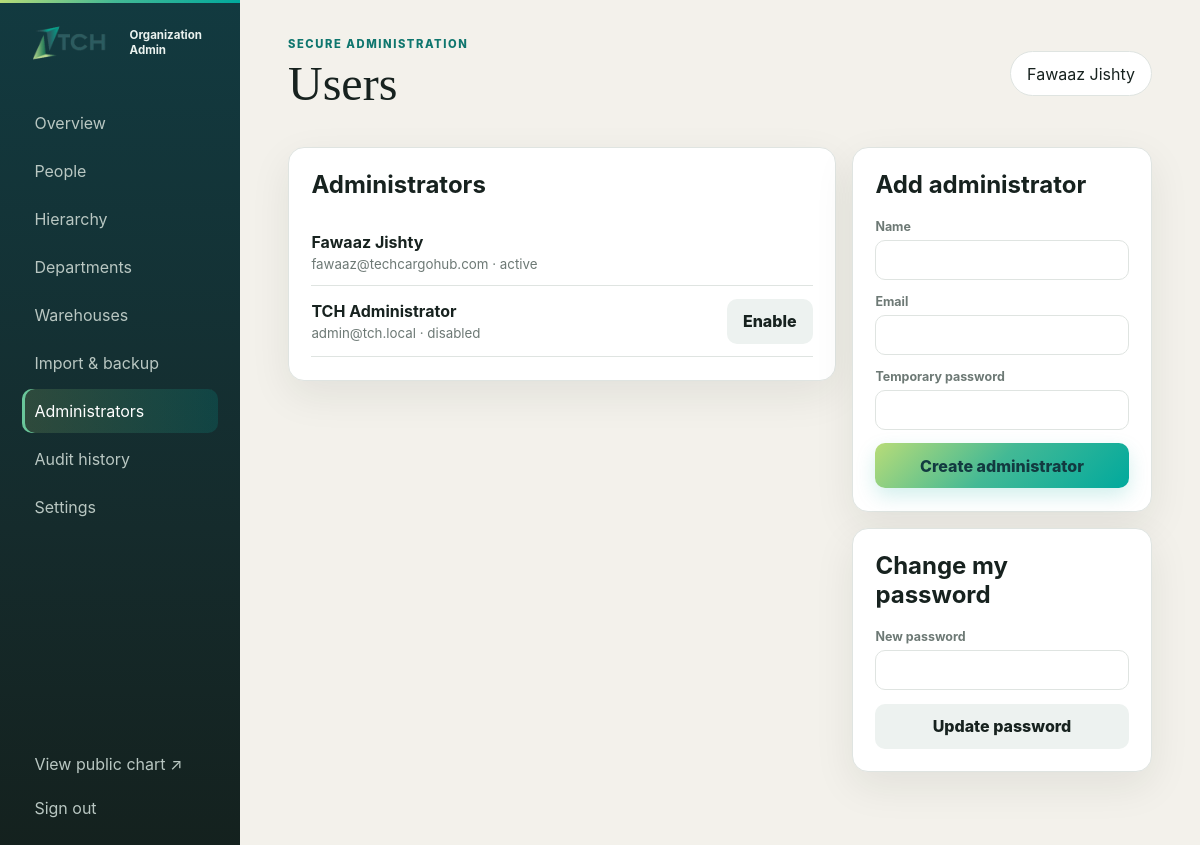
Page /admin/?page=users (signed in) on the committed database.
### tables this page shows
CREATE TABLE users (
    id INTEGER PRIMARY KEY AUTOINCREMENT,
    name TEXT NOT NULL,
    email TEXT NOT NULL UNIQUE,
    password_hash TEXT NOT NULL,
    status TEXT NOT NULL DEFAULT 'active' CHECK(status IN ('active','disabled')),
    force_password_change INTEGER NOT NULL DEFAULT 1,
    last_login_at TEXT,
    created_at TEXT NOT NULL DEFAULT CURRENT_TIMESTAMP,
    updated_at TEXT NOT NULL DEFAULT CURRENT_TIMESTAMP
);

### app/security.php (called while the page is built, shortened)
<?php
function e(mixed $value): string
{
    return htmlspecialchars((string) $value, ENT_QUOTES | ENT_SUBSTITUTE, 'UTF-8');
}
function current_user(): ?array
{
    $stmt = db()->prepare("SELECT id, name, email, status, force_password_change, last_login_at FROM users WHERE id = ? AND status = 'active'");
    $stmt->execute([(int) $_SESSION['user_id']]);
    return $stmt->fetch() ?: null;
}

### app/database.php (called while the page is built, shortened)
<?php
function db(): PDO
{
    static $pdo;
    if ($pdo instanceof PDO) {
        return $pdo;
    }
    $pdo = new PDO('sqlite:' . DB_PATH, null, null, [
        PDO::ATTR_ERRMODE => PDO::ERRMODE_EXCEPTION,
        PDO::ATTR_DEFAULT_FETCH_MODE => PDO::FETCH_ASSOC,
        PDO::ATTR_EMULATE_PREPARES => false,
    ]);
    $pdo->exec('PRAGMA foreign_keys = ON');
    $pdo->exec('PRAGMA journal_mode = WAL');
    $pdo->exec('PRAGMA busy_timeout = 5000');
    return $pdo;
}

### admin/index.php (the view, shortened to what this page needs)
<?php
$user = current_user();
?>
<?php exit; endif;
$page = $_GET['page'] ?? 'dashboard';
$people=personnel(true);$departments=departments();$warehouses=warehouses();$config=settings();$hierarchyIssues=hierarchy_issues();$peopleById=[];
$active=count(array_filter($people,fn($p)=>$p['status']==='active'));$archived=count($people)-$active;
?>
<!doctype html><html lang="en"><head><link rel="stylesheet" href="/assets/css/admin.css"><link rel="stylesheet" href="/assets/css/admin-extra.css"><link rel="stylesheet" href="/assets/css/admin-brand.css"><link rel="stylesheet" href="/assets/css/admin-polish.css"></head><body>
<aside class="sidebar"><a class="admin-brand" href="/admin/"><img src="/assets/tch-logo.png" alt="TCH"><strong>Organization Admin</strong></a><nav>
<?php foreach(['dashboard'=>'Overview','people'=>'People','hierarchy'=>'Hierarchy','departments'=>'Departments','warehouses'=>'Warehouses','import'=>'Import & backup','users'=>'Administrators','audit'=>'Audit history','settings'=>'Settings'] as $key=>$label): ?><a class="<?= $page===$key?'active':'' ?>" href="?page=<?= $key ?>"><?= e($label) ?></a><?php endforeach; ?></nav>
<a href="/" class="view-site">View public chart ↗</a><form method="post"><button class="link-button">Sign out</button></form></aside>
<main class="admin-main"><header class="admin-header"><div><span class="eyebrow">Secure administration</span><h1><?= e(ucfirst($page)) ?></h1></div><div class="user-pill"><?= e($user['name']) ?></div></header>
<?php if($page==='dashboard'):?><section class="metrics"><article><span>Active people</span><strong><?= $active ?></strong></article><article><span>Departments</span><strong><?= count($departments) ?></strong></article><article><span>Warehouses</span><strong><?= count(array_filter($warehouses,fn($w)=>$w['status']==='active')) ?></strong></article><article><span>Archived</span><strong><?= $archived ?></strong></article></section><section class="panel"><h2>Hierarchy health</h2><p>The canonical organization structure is stored in SQLite with validated reporting lines, warehouse assignments, transaction-safe writes, and audit history.</p><a class="primary inline" href="?page=people">Manage people</a></section>
<?php elseif($page==='users'):?><section class="split"><div class="panel"><h2>Administrators</h2><?php foreach(db()->query('SELECT id,name,email,status,last_login_at FROM users ORDER BY name') as $u):?><div class="user-row"><div><strong><?= e($u['name']) ?></strong><small><?= e($u['email']) ?> · <?= e($u['status']) ?></small></div><?php if($u['id']!=$user['id']):?><form method="post"><input type="hidden" name="csrf_token" value="<?= e(csrf_token()) ?>"><input type="hidden" name="action" value="toggle_user"><input type="hidden" name="id" value="<?= $u['id'] ?>"><input type="hidden" name="status" value="<?= $u['status']==='active'?'disabled':'active' ?>"><button class="secondary"><?= $u['status']==='active'?'Disable':'Enable' ?></button></form><?php endif;?></div><?php endforeach;?></div><div><section class="panel"><h2>Add administrator</h2><form method="post"><input type="hidden" name="csrf_token" value="<?= e(csrf_token()) ?>"><input type="hidden" name="action" value="save_user"><label>Name<input name="name" required></label><label>Email<input type="email" name="email" required></label><label>Temporary password<input type="password" name="password" minlength="12" required></label><button class="primary">Create administrator</button></form></section><section class="panel"><h2>Change my password</h2><form method="post"><input type="hidden" name="csrf_token" value="<?= e(csrf_token()) ?>"><input type="hidden" name="action" value="change_password"><label>New password<input type="password" name="password" minlength="12" required></label><button class="secondary">Update password</button></form></section></div></section>
<?php endif;?>
</main><script src="/assets/js/admin.js"></script></body></html>

### assets/css/admin.css (style rules this page uses)
:root { --ink:#17221f;--muted:#6d7975;--paper:#f3f1eb;--surface:#fff;--line:#dfe4e1;--emerald:#0f766e;--danger:#a63d40;--radius:16px;--shadow:0 14px 40px rgba(23,34,31,.08) }
* { box-sizing:border-box }
body { margin:0;background:var(--paper);color:var(--ink);font-family:Inter,system-ui,sans-serif }
button,input,select,textarea { font:inherit }
a { color:var(--emerald) }
.sidebar { position:fixed;inset:0 auto 0 0;width:240px;background:#15211e;color:#eaf2ef;padding:1.4rem;display:flex;flex-direction:column }
.admin-brand { display:flex;align-items:center;gap:.7rem;color:inherit;text-decoration:none }
.sidebar nav { display:grid;gap:.25rem;margin:2.4rem 0 }
.sidebar nav a,.view-site,.link-button { border:0;background:none;color:#b9c7c2;text-decoration:none;text-align:left;padding:.75rem;border-radius:10px;cursor:pointer }
.sidebar nav a:hover,.sidebar nav a.active { background:#25342f;color:#fff }
.view-site { margin-top:auto }
.admin-main { margin-left:240px;padding:2rem clamp(1rem,4vw,4rem) 4rem }
.admin-header { display:flex;justify-content:space-between;align-items:center;margin-bottom:2rem }
.eyebrow { color:var(--emerald);font-weight:800;font-size:.7rem;text-transform:uppercase;letter-spacing:.14em }
.admin-header h1,.login-card h1 { font-family:Georgia,serif;font-size:clamp(2.3rem,4vw,4rem);margin:.25rem 0;font-weight:500 }
.user-pill { background:#fff;padding:.7rem 1rem;border:1px solid var(--line);border-radius:999px }
.metrics article,.panel { background:var(--surface);border:1px solid var(--line);border-radius:var(--radius);box-shadow:var(--shadow);padding:1.4rem }
.panel { margin-bottom:1rem }
.panel h2 { margin-top:0 }
.split { display:grid;grid-template-columns:minmax(0,1.65fr) minmax(300px,.75fr);gap:1rem;align-items:start }
td strong,td small,.user-row small { display:block }
td small,.user-row small { color:var(--muted);margin-top:.25rem }
form { display:grid;gap:.85rem }
label { display:grid;gap:.38rem;font-size:.78rem;font-weight:700;color:var(--muted) }
input,select,textarea { width:100%;border:1px solid var(--line);border-radius:10px;padding:.72rem;background:#fff;color:var(--ink);outline:0 }
.primary,.secondary,.danger { border:0;border-radius:10px;padding:.78rem 1rem;font-weight:800;cursor:pointer }
.primary { background:var(--emerald);color:#fff }
.secondary { background:#edf2f0;color:var(--ink) }
.department-row,.user-row { display:flex;align-items:center;gap:.8rem;padding:.8rem 0;border-bottom:1px solid var(--line) }
.user-row>div { flex:1 }

### assets/css/admin-brand.css (style rules this page uses)
:root { --brand-teal:#00a99d;--brand-deep:#174d55;--brand-lime:#b8dc78;--brand-gradient:linear-gradient(135deg,#b8dc78 0%,#43b995 48%,#00a99d 100%) }
.sidebar { background:linear-gradient(180deg,#123a40 0%,#152b2c 62%,#14211e 100%) }
.sidebar:before { content:"";position:absolute;inset:0 0 auto 0;height:3px;background:var(--brand-gradient) }
.admin-brand img { width:96px;height:auto;display:block }
.admin-brand strong { font-size:.72rem;line-height:1.25;max-width:80px }
.sidebar nav a:hover,.sidebar nav a.active { background:linear-gradient(90deg,rgba(184,220,120,.16),rgba(0,169,157,.18));box-shadow:inset 3px 0 #69c69a }
.primary { background:var(--brand-gradient);color:#123a40;box-shadow:0 8px 20px rgba(0,169,157,.18) }

### assets/css/admin-polish.css (style rules this page uses)
.admin-header { gap:1rem }
.admin-header h1 { overflow-wrap:anywhere }
.panel,.metrics article { min-width:0 }
.panel-heading h2,.panel-heading p,.department-row strong,.department-row span,.user-row strong,.user-row small,.hierarchy-admin article strong,.hierarchy-admin article small { overflow-wrap:anywhere;word-break:normal }
.user-row>div { min-width:0 }

### rows in the picture
users: name "Fawaaz Jishty", email "fawaaz@techcargohub.com", status "active"
users: name "TCH Administrator", email "admin@tch.local", status "disabled", shows "Enable"

### other values in the picture
$label "Overview"
$label "People"
$label "Hierarchy"
$label "Departments"
$label "Warehouses"
$label "Import & backup"
$label "Administrators"
$label "Audit history"
$label "Settings"
$page "Users"
